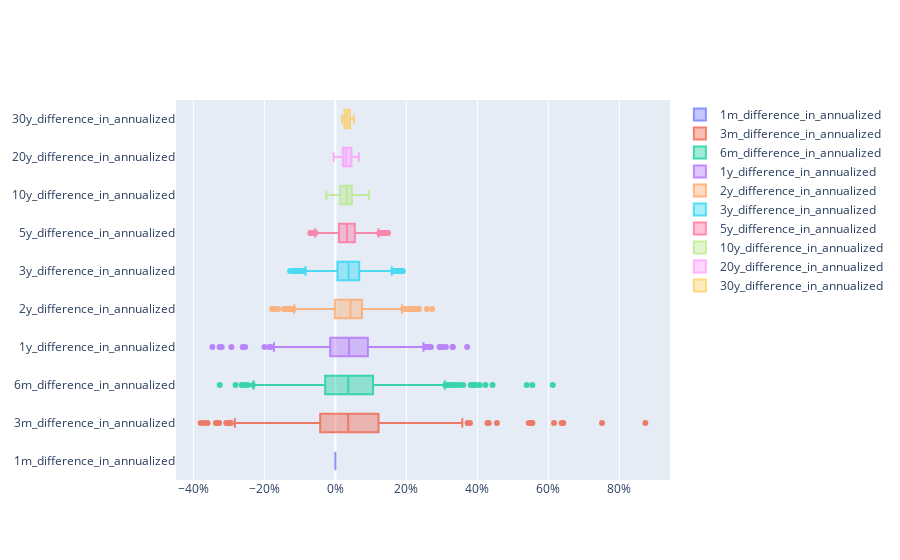

The notebook cell this image was saved under:
### Code cell
go.Figure(
    [
        go.Box(
            x=df[column],
            name=column,
            opacity=0.75
            )
        for column in df.loc[:, '1m_difference_in_annualized':'30y_difference_in_annualized'].columns
    ],
    layout = go.Layout(
        xaxis=dict(
            tickformat='.0%',
        )
    )
)

### Figure 1 — Plotly figure (JSON) as saved in the notebook; plotly's stock layout.template omitted (floating-point values rounded to 4 significant figures; data arrays with more than 128 entries replaced by an {"elided": "..."} marker saying what was removed)
{"data": [{"name": "1m_difference_in_annualized", "opacity": 0.75, "type": "box", "x": {"elided": "642 int values"}}, {"name": "3m_difference_in_annualized", "opacity": 0.75, "type": "box", "x": {"elided": "642 float values"}}, {"name": "6m_difference_in_annualized", "opacity": 0.75, "type": "box", "x": {"elided": "642 float values"}}, {"name": "1y_difference_in_annualized", "opacity": 0.75, "type": "box", "x": {"elided": "642 float values"}}, {"name": "2y_difference_in_annualized", "opacity": 0.75, "type": "box", "x": {"elided": "642 float values"}}, {"name": "3y_difference_in_annualized", "opacity": 0.75, "type": "box", "x": {"elided": "642 float values"}}, {"name": "5y_difference_in_annualized", "opacity": 0.75, "type": "box", "x": {"elided": "642 float values"}}, {"name": "10y_difference_in_annualized", "opacity": 0.75, "type": "box", "x": {"elided": "642 float values"}}, {"name": "20y_difference_in_annualized", "opacity": 0.75, "type": "box", "x": {"elided": "642 float values"}}, {"name": "30y_difference_in_annualized", "opacity": 0.75, "type": "box", "x": {"elided": "642 float values"}}], "layout": {"xaxis": {"tickformat": ".0%"}}}
